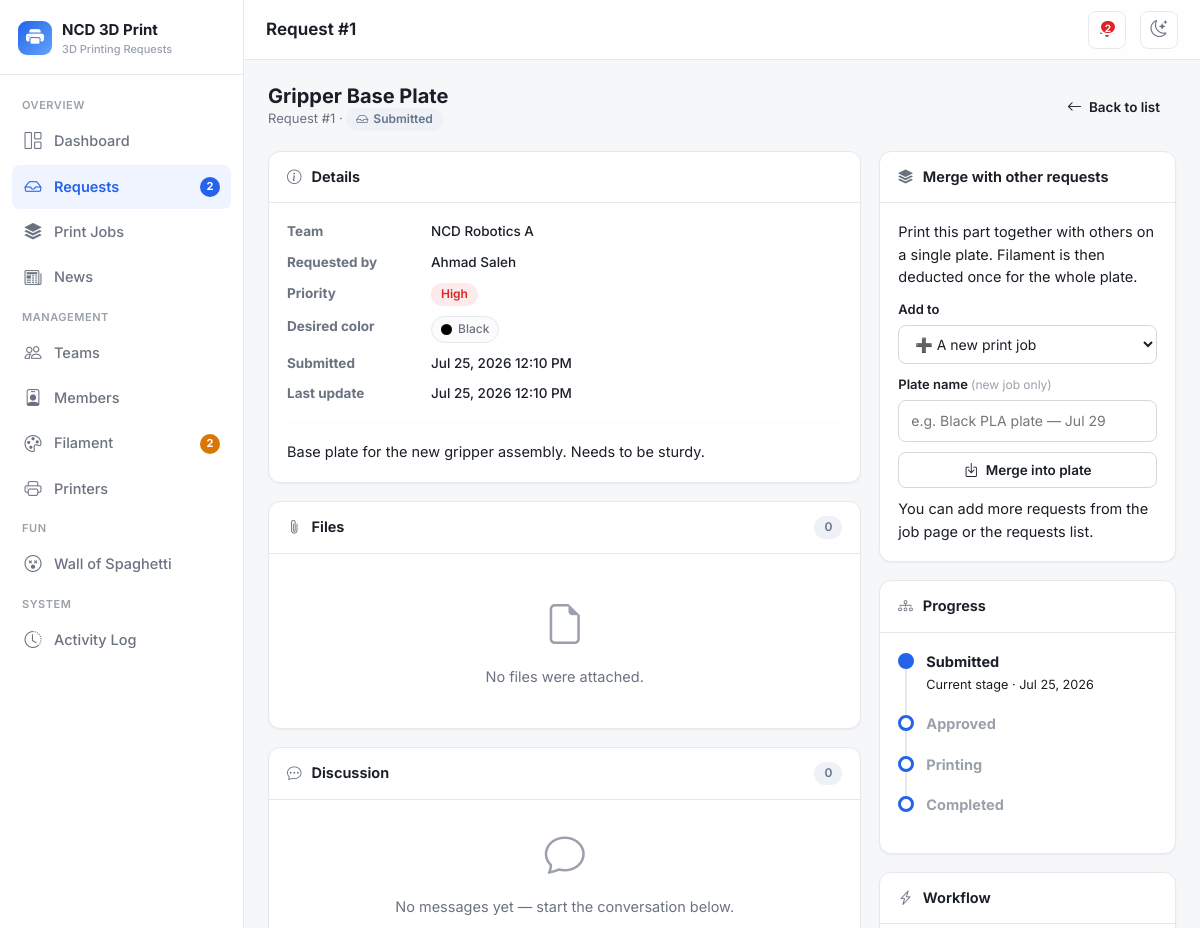
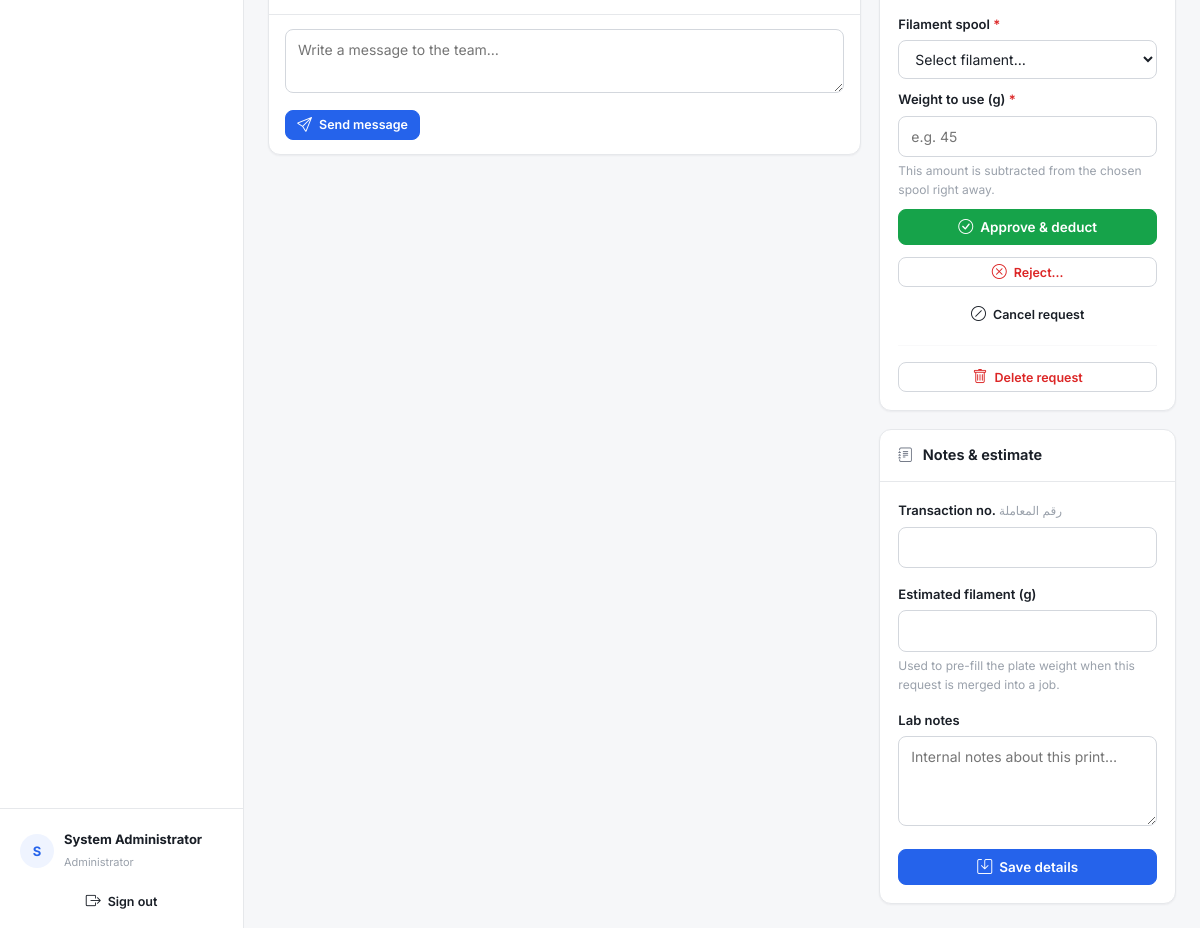
Screenshot of /requests/show/1 (signed in) with the database file from the repository (2 pictures, top to bottom).
### tables this page shows
CREATE TABLE `printers` (
    `id`               INT UNSIGNED NOT NULL AUTO_INCREMENT,
    `name`             VARCHAR(80) NOT NULL,
    `status`           ENUM('Idle','Busy') NOT NULL DEFAULT 'Idle',
    `current_project`  VARCHAR(160) DEFAULT NULL,
    `current_team`     VARCHAR(120) DEFAULT NULL,
    `current_operator` VARCHAR(120) DEFAULT NULL,
    `updated_at`       DATETIME NOT NULL DEFAULT CURRENT_TIMESTAMP ON UPDATE CURRENT_TIMESTAMP,
    PRIMARY KEY (`id`)
);

CREATE TABLE `requests` (
    `id`               INT UNSIGNED NOT NULL AUTO_INCREMENT,
    `user_id`          INT UNSIGNED DEFAULT NULL,
    `team_id`          INT UNSIGNED DEFAULT NULL,
    `project_name`     VARCHAR(160) NOT NULL,
    `description`      TEXT DEFAULT NULL,
    `priority`         ENUM('Low','Medium','High') NOT NULL DEFAULT 'Medium',
    `color`            VARCHAR(80) DEFAULT NULL,
    `transaction_no`   VARCHAR(100) DEFAULT NULL,
    `status`           ENUM('Submitted','Approved','Printing','Completed','Rejected','Cancelled') NOT NULL DEFAULT 'Submitted',
    `image_path`       VARCHAR(255) DEFAULT NULL,
    `estimated_weight` DECIMAL(8,1) DEFAULT NULL,
    `actual_weight`    DECIMAL(8,1) DEFAULT NULL,
    `admin_notes`      TEXT DEFAULT NULL,
    `printer_id`       INT UNSIGNED DEFAULT NULL,
    `filament_id`      INT UNSIGNED DEFAULT NULL,
    `filament_deducted` TINYINT(1) NOT NULL DEFAULT 0,
    `job_id`           INT UNSIGNED DEFAULT NULL,    
    `created_at`       DATETIME NOT NULL DEFAULT CURRENT_TIMESTAMP,
    `updated_at`       DATETIME NOT NULL DEFAULT CURRENT_TIMESTAMP ON UPDATE CURRENT_TIMESTAMP,
    PRIMARY KEY (`id`),
    KEY `idx_req_user`   (`user_id`),
    KEY `idx_req_team`   (`team_id`),
    KEY `idx_req_status` (`status`),
    KEY `idx_req_printer`(`printer_id`),
    KEY `idx_req_fil`    (`filament_id`),
    KEY `idx_req_job`    (`job_id`),
    CONSTRAINT `fk_req_user`    FOREIGN KEY (`user_id`)    REFERENCES `users`(`id`)    ON DELETE SET NULL,
    CONSTRAINT `fk_req_team`    FOREIGN KEY (`team_id`)    REFERENCES `teams`(`id`)    ON DELETE SET NULL,
    CONSTRAINT `fk_req_printer` FOREIGN KEY (`printer_id`) REFERENCES `printers`(`id`) ON DELETE SET NULL,
    CONSTRAINT `fk_req_fil`     FOREIGN KEY (`filament_id`)REFERENCES `filament`(`id`) ON DELETE SET NULL,
    CONSTRAINT `fk_req_job`     FOREIGN KEY (`job_id`)     REFERENCES `print_jobs`(`id`) ON DELETE SET NULL
);

CREATE TABLE `teams` (
    `id`          INT UNSIGNED NOT NULL AUTO_INCREMENT,
    `name`        VARCHAR(120) NOT NULL,
    `competition` VARCHAR(160) DEFAULT NULL,
    `supervisor`  VARCHAR(120) DEFAULT NULL,
    `created_at`  DATETIME NOT NULL DEFAULT CURRENT_TIMESTAMP,
    PRIMARY KEY (`id`)
);

CREATE TABLE `users` (
    `id`         INT UNSIGNED NOT NULL AUTO_INCREMENT,
    `name`       VARCHAR(120) NOT NULL,
    `email`      VARCHAR(160) NOT NULL,
    `phone`      VARCHAR(30)  DEFAULT NULL,    
    `password`   VARCHAR(255) NOT NULL,
    `role`       ENUM('admin','member') NOT NULL DEFAULT 'member',
    `team_id`    INT UNSIGNED DEFAULT NULL,
    `is_active`  TINYINT(1) NOT NULL DEFAULT 1,
    `created_at` DATETIME NOT NULL DEFAULT CURRENT_TIMESTAMP,
    PRIMARY KEY (`id`),
    UNIQUE KEY `uq_users_email` (`email`),
    KEY `idx_users_team` (`team_id`),
    CONSTRAINT `fk_users_team` FOREIGN KEY (`team_id`) REFERENCES `teams`(`id`) ON DELETE SET NULL
);

### views/requests/show.php (the view, shortened to what the rows shown need)
<?php
$st = $request['status'];
$flow = ['Submitted', 'Approved', 'Printing', 'Completed'];
$currentIndex = array_search($st, $flow, true);
$isTerminalBad = in_array($st, ['Rejected', 'Cancelled'], true);
?>
<div class="page-head">
    <div>
        <h2><?= e($request['project_name']) ?></h2>
        <div class="sub">
            Request #<?= $request['id'] ?> ·
            <span class="badge2 <?= status_class($st) ?>"><i class="bi bi-<?= status_icon($st) ?>"></i> <?= e($st) ?></span>
        </div>
    </div>
</div>
<div class="grid-main">
    <div style="display:flex; flex-direction:column; gap:18px;">
        <div class="card2">
            <div class="card2-body">
                <dl class="kv">
                    <dt>Team</dt><dd><?= e($request['team_name'] ?? '—') ?></dd>
                    <dt>Requested by</dt><dd><?= e($request['requester_name'] ?? '—') ?></dd>
                    <dt>Priority</dt><dd><span class="badge2 <?= priority_class($request['priority']) ?>"><?= e($request['priority']) ?></span></dd>
                    <dt>Desired color</dt>
                    <dd>
                        <?php if (!empty($request['color'])): ?>
                            <span class="pill"><span class="color-dot" style="background: <?= e(strtolower($request['color'])) ?>;"></span> <?= e($request['color']) ?></span>
                        <?php else: ?>—<?php endif; ?>
                    </dd>
                    <dt>Submitted</dt><dd><?= fmt_datetime($request['created_at']) ?></dd>
                    <dt>Last update</dt><dd><?= fmt_datetime($request['updated_at']) ?></dd>
                </dl>
                <?php if (!empty($request['description'])): ?>
                    <hr class="divider">
                    <div style="white-space:pre-wrap; color:var(--text);"><?= e($request['description']) ?></div>
                <?php endif; ?>
            </div>
        </div>
    </div>
    <div style="display:flex; flex-direction:column; gap:18px;">
        <div class="card2">
            <div class="card2-body">
                <?php if ($isTerminalBad): ?>
                    <ul class="timeline">
                        <li><span class="tdot done"></span><strong>Submitted</strong><br><small class="muted"><?= fmt_date($request['created_at']) ?></small></li>
                        <li><span class="tdot done" style="border-color:var(--red); background:var(--red);"></span>
                            <strong><?= e($st) ?></strong><br><small class="muted"><?= fmt_date($request['updated_at']) ?></small></li>
                    </ul>
                <?php else: ?>
                    <ul class="timeline">
                        <?php foreach ($flow as $i => $stage):
                            $done = $currentIndex !== false && $i <= $currentIndex; ?>
                            <li>
                                <span class="tdot <?= $done ? 'done' : '' ?>"></span>
                                <strong style="<?= $done ? '' : 'color:var(--text-faint)' ?>"><?= $stage ?></strong>
                                <?php if ($i === $currentIndex): ?><br><small class="muted">Current stage · <?= fmt_date($request['updated_at']) ?></small><?php endif; ?>
                            </li>
                        <?php endforeach; ?>
                    </ul>
                <?php endif; ?>
            </div>
        </div>
    </div>
</div>

### views/layouts/main.php (shortened to what the rows shown need)
<?php
$pageTitle = $pageTitle ?? APP_NAME;
$user = Auth::user();
$isAdmin = Auth::isAdmin();
$initials = strtoupper(mb_substr($user['name'] ?? '?', 0, 1));
?>
<!doctype html>
<html lang="en">
<head>
    <link href="https://cdn.jsdelivr.net/npm/bootstrap@5.3.3/dist/css/bootstrap.min.css" rel="stylesheet">
    <link href="https://cdn.jsdelivr.net/npm/bootstrap-icons@1.11.3/font/bootstrap-icons.min.css" rel="stylesheet">
    <link href="<?= asset('css/style.css') ?>" rel="stylesheet">
</head>
<body>
<div class="app-shell">
    <aside class="sidebar" id="sidebar">
        <div class="sidebar-foot">
            <div class="user-chip">
                <span class="avatar"><?= e($initials) ?></span>
                <div class="meta">
                    <strong><?= e($user['name'] ?? '') ?></strong>
                    <span><?= $isAdmin ? 'Administrator' : 'Team Member' ?></span>
                </div>
            </div>
        </div>
    </aside>
    <div class="main">
        <header class="topbar">
            <h1><?= e($pageTitle) ?></h1>
        </header>
        <main class="content">
            <?= $content ?>
        </main>
    </div>
</div>
</body>
</html>

### rows the page displays
printers: current_operator "S", current_operator "System Administrator"
requests: project_name "Gripper Base Plate", id "1", status "Submitted", team.name "NCD Robotics A", user.name "Ahmad Saleh", priority "High", color "Black", created_at "Jul 25, 2026 12:10 PM", updated_at "Jul 25, 2026 12:10 PM", description "Base plate for the new gripper assembly. Needs to be sturdy.", stage "Submitted", updated_at "Jul 25, 2026"

### other values shown
APP_NAME "NCD 3D Print"
APP_TAGLINE "3D Printing Requests"
$label "Dashboard Requests Print Jobs News Teams Members Filament Printers Wall of Spaghetti Activity Log"
$badge "2 2"
$pageTitle "Request #1"
$badgePending "2"
count($files) "0"
count($comments) "0"
$stage "Approved"
$stage "Printing"
$stage "Completed"
